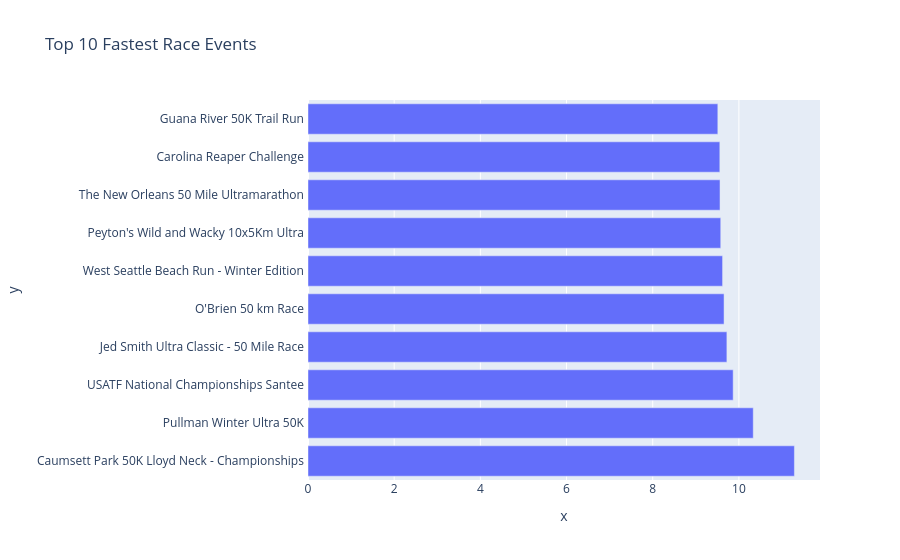

Notebook code for this chart:
### Markdown cell above
#### Top 10 Fastest Events

### Code cell
top_events = (df3.groupby('race_name')['athlete_average_speed'].mean().sort_values(ascending=False).head(10))
fig = px.bar(
    x=top_events.values,
    y=top_events.index,
    orientation='h',
    title='Top 10 Fastest Race Events'
)
fig.show()

### Figure 1 — Plotly figure (JSON) as saved in the notebook; plotly's stock layout.template omitted (floating-point values rounded to 4 significant figures)
{"data": [{"hovertemplate": "x=%{x}<br>y=%{y}<extra></extra>", "legendgroup": "", "marker": {"color": "#636efa", "pattern": {"shape": ""}}, "name": "", "orientation": "h", "showlegend": false, "textposition": "auto", "type": "bar", "x": [11.29, 10.33, 9.867, 9.722, 9.656, 9.622, 9.579, 9.562, 9.558, 9.511], "xaxis": "x", "y": ["Caumsett Park 50K Lloyd Neck - Championships ", "Pullman Winter Ultra 50K ", "USATF National Championships Santee ", "Jed Smith Ultra Classic - 50 Mile Race ", "O'Brien 50 km Race ", "West Seattle Beach Run - Winter Edition ", "Peyton's Wild and Wacky 10x5Km Ultra ", "The New Orleans 50 Mile Ultramarathon ", "Carolina Reaper Challenge ", "Guana River 50K Trail Run "], "yaxis": "y"}], "layout": {"barmode": "relative", "legend": {"tracegroupgap": 0}, "title": {"text": "Top 10 Fastest Race Events"}, "xaxis": {"anchor": "y", "domain": [0, 1], "title": {"text": "x"}}, "yaxis": {"anchor": "x", "domain": [0, 1], "title": {"text": "y"}}}}
